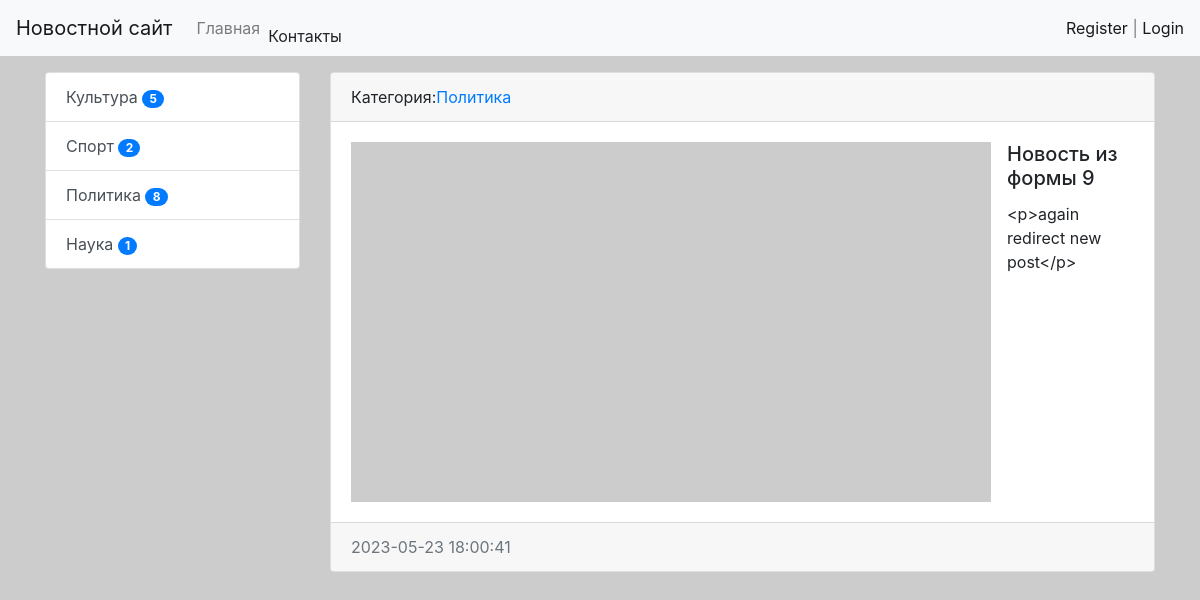
Page /news/17/ on the committed database.
### news/models.py (models this page shows, shortened)
class Category(models.Model):
    title = models.CharField(max_length=150, db_index=True, verbose_name='Наименование категории')
    def get_absolute_url(self):
        return reverse('category', kwargs={'category_id': self.pk})
    def __str__(self):
        return self.title
    class Meta:
        verbose_name = 'Категория'
        verbose_name_plural = 'Категории'
        ordering = ['title']

class News(models.Model):
    title = models.CharField(max_length=150, verbose_name='Наименование')
    content = models.TextField(blank=True, verbose_name='Контент')
    created_at = models.DateTimeField(auto_now_add=True, verbose_name='Дата публикации')
    updated_at = models.DateTimeField(auto_now=True, verbose_name='Обновлено')
    photo = models.ImageField(upload_to='photos/%Y/%m/%d/', verbose_name='Фото', blank=True)
    is_published = models.BooleanField(default=True, verbose_name='Опубликовано')
    category = models.ForeignKey('Category', on_delete=models.PROTECT, verbose_name='Категория')
    views = models.IntegerField(default=0)
    class Meta:
        verbose_name = 'Новость'
        verbose_name_plural = 'Новости'
        ordering = ['-created_at']

### news/views.py (the view)
# urls.py: path('news/<int:pk>/', ViewNews.as_view(), name='view_news'),
class ViewNews(DetailView):
    model = News
    context_object_name = 'news_item'

### news/templatetags/news_tags.py (called while the page is built)
@register.inclusion_tag('news/list_categories.html')
def show_categories(arg1="hi", arg2='wo'):
    categories = Category.objects.annotate(cnt=Count('news', filter=F('news__is_published'))).filter(cnt__gt=0)
    return{"categories": categories, "arg1": arg1, "arg2": arg2}

### news/templates/news/news_detail.html (shortened to what this page needs)
{% extends 'base.html' %}
{% block sidebar %}
{% include 'inc/_sidebar.html' %}
{% endblock %}
{% block content %}
    <div class="card mb-3">
  <div class="card-header">
    Категория:<a href="{{ news_item.category.get_absolute_url }}">{{news_item.category}}</a>
  </div>
  <div class="card-body">
      {% if item.photo %}
      <img src="{{ news_item.photo.url }}"  alt="" width="350" class="float-left mr-3">
      {% else %}
      <img src="https://loremflickr.com/640/360" alt=""  class="float-left mr-3">
      {% endif %}
       <h5 class="card-title">{{ news_item.title }}</h5>
       <p class="card-text">{{ news_item.content }}</p>
  </div>
  <div class="card-footer text-muted">
    {{ news_item.created_at|date:"Y-m-d H:i:s" }}
  </div>
</div>
{% endblock %}

### news/templates/news/list_categories.html
 <div class="list-group">
       {% for item in categories %}
  <a href="{{ item.get_absolute_url }}" class="list-group-item list-group-item-action">{{ item.title }} <span class="badge badge-primary badge-pill">{{ item.cnt }}</span></a>
       {% endfor %}
     </div>

### mysite/static/css/style.css (style rules this page uses)
body { background-color: #ccc; }

### rows in the picture
Category: title "Культура", cnt "5"
Category: title "Спорт", cnt "2"
Category: title "Политика", cnt "8"
Category: title "Наука", cnt "1"
News: category "Политика", title "Новость из формы 9", content "<p>again redirect new post</p>", created_at "2023-05-23 18:00:41"
